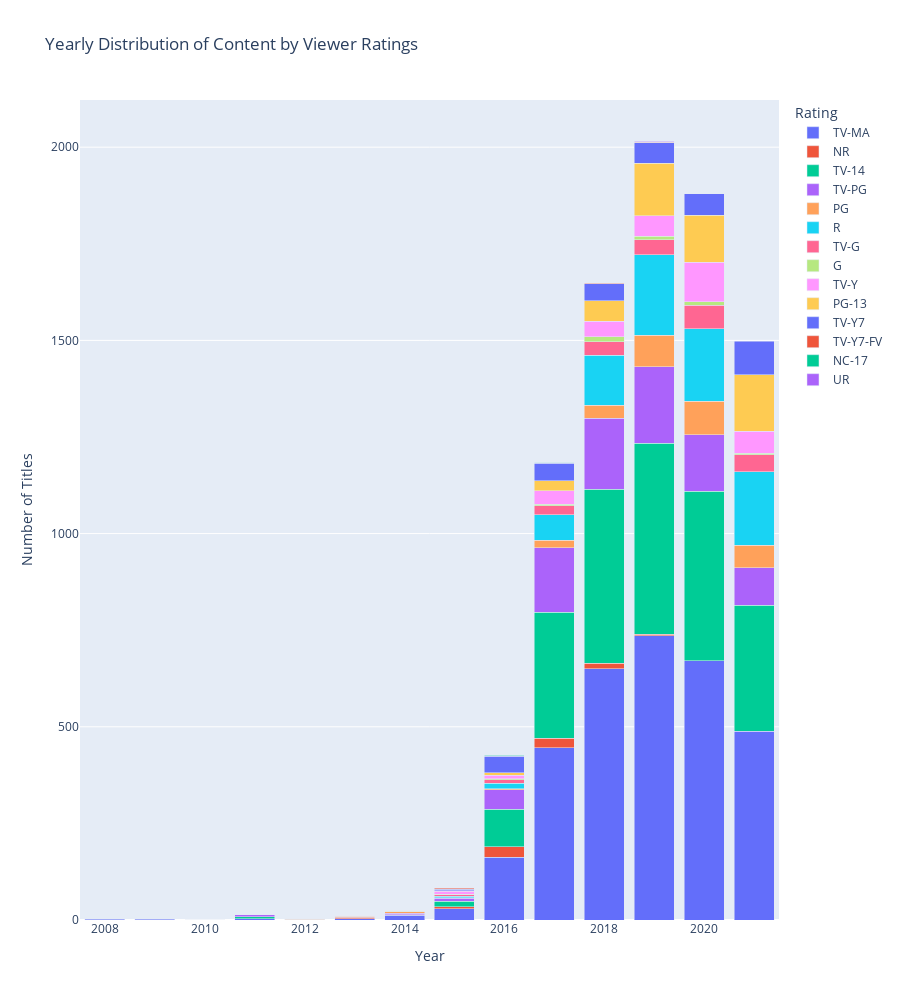

This figure's notebook cell:
### Markdown cell above
### 3.2. Yearly Distribution of Viewer Ratings

### Code cell
netflix_data['date_added'] = pd.to_datetime(netflix_data['date_added'], errors='coerce')
netflix_data['year_added'] = netflix_data['date_added'].dt.year
netflix_data.dropna(subset=['year_added'], inplace=True)

year_rating_counts = netflix_data.groupby(['year_added', 'rating']).size().reset_index(name='count')

fig = px.bar(year_rating_counts, x='year_added', y='count', color='rating',
             title='Yearly Distribution of Content by Viewer Ratings', height=1000,
             labels={'year_added': 'Year', 'count': 'Number of Titles', 'rating': 'Rating'})
fig.update_layout(barmode='stack', xaxis={'categoryorder':'total descending'})
pyo.iplot(fig)

### Figure 1 — Plotly figure (JSON) as saved in the notebook; plotly's stock layout.template omitted (floating-point values rounded to 4 significant figures)
{"data": [{"alignmentgroup": "True", "hovertemplate": "Rating=TV-MA<br>Year=%{x}<br>Number of Titles=%{y}<extra></extra>", "legendgroup": "TV-MA", "marker": {"color": "#636efa", "pattern": {"shape": ""}}, "name": "TV-MA", "offsetgroup": "TV-MA", "orientation": "v", "showlegend": true, "textposition": "auto", "type": "bar", "x": [2008, 2009, 2011, 2013, 2014, 2015, 2016, 2017, 2018, 2019, 2020, 2021], "xaxis": "x", "y": [2, 2, 3, 3, 12, 29, 162, 446, 650, 736, 671, 489], "yaxis": "y"}, {"alignmentgroup": "True", "hovertemplate": "Rating=NR<br>Year=%{x}<br>Number of Titles=%{y}<extra></extra>", "legendgroup": "NR", "marker": {"color": "#EF553B", "pattern": {"shape": ""}}, "name": "NR", "offsetgroup": "NR", "orientation": "v", "showlegend": true, "textposition": "auto", "type": "bar", "x": [2010, 2013, 2015, 2016, 2017, 2018, 2019], "xaxis": "x", "y": [1, 4, 5, 27, 24, 14, 4], "yaxis": "y"}, {"alignmentgroup": "True", "hovertemplate": "Rating=TV-14<br>Year=%{x}<br>Number of Titles=%{y}<extra></extra>", "legendgroup": "TV-14", "marker": {"color": "#00cc96", "pattern": {"shape": ""}}, "name": "TV-14", "offsetgroup": "TV-14", "orientation": "v", "showlegend": true, "textposition": "auto", "type": "bar", "x": [2011, 2013, 2014, 2015, 2016, 2017, 2018, 2019, 2020, 2021], "xaxis": "x", "y": [5, 2, 2, 14, 98, 326, 451, 494, 439, 326], "yaxis": "y"}, {"alignmentgroup": "True", "hovertemplate": "Rating=TV-PG<br>Year=%{x}<br>Number of Titles=%{y}<extra></extra>", "legendgroup": "TV-PG", "marker": {"color": "#ab63fa", "pattern": {"shape": ""}}, "name": "TV-PG", "offsetgroup": "TV-PG", "orientation": "v", "showlegend": true, "textposition": "auto", "type": "bar", "x": [2011, 2012, 2014, 2015, 2016, 2017, 2018, 2019, 2020, 2021], "xaxis": "x", "y": [5, 1, 4, 8, 50, 168, 184, 198, 146, 97], "yaxis": "y"}, {"alignmentgroup": "True", "hovertemplate": "Rating=PG<br>Year=%{x}<br>Number of Titles=%{y}<extra></extra>", "legendgroup": "PG", "marker": {"color": "#FFA15A", "pattern": {"shape": ""}}, "name": "PG", "offsetgroup": "PG", "orientation": "v", "showlegend": true, "textposition": "auto", "type": "bar", "x": [2012, 2013, 2014, 2015, 2016, 2017, 2018, 2019, 2020, 2021], "xaxis": "x", "y": [1, 1, 3, 2, 3, 19, 33, 81, 86, 58], "yaxis": "y"}, {"alignmentgroup": "True", "hovertemplate": "Rating=R<br>Year=%{x}<br>Number of Titles=%{y}<extra></extra>", "legendgroup": "R", "marker": {"color": "#19d3f3", "pattern": {"shape": ""}}, "name": "R", "offsetgroup": "R", "orientation": "v", "showlegend": true, "textposition": "auto", "type": "bar", "x": [2012, 2015, 2016, 2017, 2018, 2019, 2020, 2021], "xaxis": "x", "y": [1, 3, 14, 66, 129, 208, 188, 190], "yaxis": "y"}, {"alignmentgroup": "True", "hovertemplate": "Rating=TV-G<br>Year=%{x}<br>Number of Titles=%{y}<extra></extra>", "legendgroup": "TV-G", "marker": {"color": "#FF6692", "pattern": {"shape": ""}}, "name": "TV-G", "offsetgroup": "TV-G", "orientation": "v", "showlegend": true, "textposition": "auto", "type": "bar", "x": [2013, 2014, 2015, 2016, 2017, 2018, 2019, 2020, 2021], "xaxis": "x", "y": [1, 1, 5, 9, 23, 36, 40, 61, 44], "yaxis": "y"}, {"alignmentgroup": "True", "hovertemplate": "Rating=G<br>Year=%{x}<br>Number of Titles=%{y}<extra></extra>", "legendgroup": "G", "marker": {"color": "#B6E880", "pattern": {"shape": ""}}, "name": "G", "offsetgroup": "G", "orientation": "v", "showlegend": true, "textposition": "auto", "type": "bar", "x": [2014, 2015, 2016, 2017, 2018, 2019, 2020, 2021], "xaxis": "x", "y": [1, 1, 2, 4, 12, 8, 9, 4], "yaxis": "y"}, {"alignmentgroup": "True", "hovertemplate": "Rating=TV-Y<br>Year=%{x}<br>Number of Titles=%{y}<extra></extra>", "legendgroup": "TV-Y", "marker": {"color": "#FF97FF", "pattern": {"shape": ""}}, "name": "TV-Y", "offsetgroup": "TV-Y", "orientation": "v", "showlegend": true, "textposition": "auto", "type": "bar", "x": [2014, 2015, 2016, 2017, 2018, 2019, 2020, 2021], "xaxis": "x", "y": [1, 7, 10, 35, 40, 54, 102, 57], "yaxis": "y"}, {"alignmentgroup": "True", "hovertemplate": "Rating=PG-13<br>Year=%{x}<br>Number of Titles=%{y}<extra></extra>", "legendgroup": "PG-13", "marker": {"color": "#FECB52", "pattern": {"shape": ""}}, "name": "PG-13", "offsetgroup": "PG-13", "orientation": "v", "showlegend": true, "textposition": "auto", "type": "bar", "x": [2015, 2016, 2017, 2018, 2019, 2020, 2021], "xaxis": "x", "y": [2, 6, 26, 53, 135, 122, 146], "yaxis": "y"}, {"alignmentgroup": "True", "hovertemplate": "Rating=TV-Y7<br>Year=%{x}<br>Number of Titles=%{y}<extra></extra>", "legendgroup": "TV-Y7", "marker": {"color": "#636efa", "pattern": {"shape": ""}}, "name": "TV-Y7", "offsetgroup": "TV-Y7", "orientation": "v", "showlegend": true, "textposition": "auto", "type": "bar", "x": [2015, 2016, 2017, 2018, 2019, 2020, 2021], "xaxis": "x", "y": [4, 43, 45, 45, 54, 55, 87], "yaxis": "y"}, {"alignmentgroup": "True", "hovertemplate": "Rating=TV-Y7-FV<br>Year=%{x}<br>Number of Titles=%{y}<extra></extra>", "legendgroup": "TV-Y7-FV", "marker": {"color": "#EF553B", "pattern": {"shape": ""}}, "name": "TV-Y7-FV", "offsetgroup": "TV-Y7-FV", "orientation": "v", "showlegend": true, "textposition": "auto", "type": "bar", "x": [2015, 2016, 2017, 2018, 2019], "xaxis": "x", "y": [2, 1, 1, 1, 1], "yaxis": "y"}, {"alignmentgroup": "True", "hovertemplate": "Rating=NC-17<br>Year=%{x}<br>Number of Titles=%{y}<extra></extra>", "legendgroup": "NC-17", "marker": {"color": "#00cc96", "pattern": {"shape": ""}}, "name": "NC-17", "offsetgroup": "NC-17", "orientation": "v", "showlegend": true, "textposition": "auto", "type": "bar", "x": [2016, 2017, 2019], "xaxis": "x", "y": [1, 1, 1], "yaxis": "y"}, {"alignmentgroup": "True", "hovertemplate": "Rating=UR<br>Year=%{x}<br>Number of Titles=%{y}<extra></extra>", "legendgroup": "UR", "marker": {"color": "#ab63fa", "pattern": {"shape": ""}}, "name": "UR", "offsetgroup": "UR", "orientation": "v", "showlegend": true, "textposition": "auto", "type": "bar", "x": [2017, 2019], "xaxis": "x", "y": [1, 2], "yaxis": "y"}], "layout": {"barmode": "stack", "height": 1000, "legend": {"title": {"text": "Rating"}, "tracegroupgap": 0}, "title": {"text": "Yearly Distribution of Content by Viewer Ratings"}, "xaxis": {"anchor": "y", "categoryorder": "total descending", "domain": [0, 1], "title": {"text": "Year"}}, "yaxis": {"anchor": "x", "domain": [0, 1], "title": {"text": "Number of Titles"}}}}
